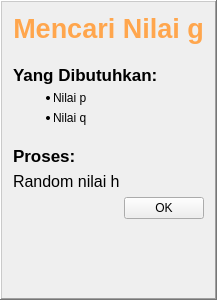
          <widget class="QFrame" name="frame_input">
           <property name="maximumSize">
            <size>
             <width>280</width>
             <height>16777215</height>
            </size>
           </property>
           <property name="frameShape">
            <enum>QFrame::WinPanel</enum>
           </property>
           <property name="frameShadow">
            <enum>QFrame::Raised</enum>
           </property>
           <layout class="QGridLayout" name="gridLayout_2">
            <item row="0" column="0">
             <layout class="QVBoxLayout" name="verticalLayout_7">
              <item>
               <widget class="QLabel" name="label_judul">
                <property name="font">
                 <font>
                  <pointsize>20</pointsize>
                  <weight>75</weight>
                  <italic>false</italic>
                  <bold>true</bold>
                  <underline>false</underline>
                 </font>
                </property>
                <property name="styleSheet">
                 <string notr="true">color: rgb(255, 166, 77);</string>
                </property>
                <property name="text">
                 <string>Mencari Nilai g</string>
                </property>
                <property name="alignment">
                 <set>Qt::AlignCenter</set>
                </property>
                <property name="wordWrap">
                 <bool>true</bool>
                </property>
                <property name="margin">
                 <number>10</number>
                </property>
               </widget>
              </item>
              <item>
               <layout class="QVBoxLayout" name="verticalLayout_8">
                <property name="leftMargin">
                 <number>0</number>
                </property>
                <property name="topMargin">
                 <number>15</number>
                </property>
                <property name="rightMargin">
                 <number>0</number>
                </property>
                <item>
                 <widget class="QLabel" name="label_13">
                  <property name="font">
                   <font>
                    <pointsize>13</pointsize>
                    <weight>75</weight>
                    <bold>true</bold>
                   </font>
                  </property>
                  <property name="text">
                   <string>Yang Dibutuhkan:</string>
                  </property>
                 </widget>
                </item>
                <item>
                 <widget class="QLabel" name="label">
                  <property name="text">
                   <string>&lt;html&gt;&lt;head/&gt;&lt;body&gt;&lt;ul style=&quot;margin-top: 0px; margin-bottom: 0px; margin-left: 0px; margin-right: 0px; -qt-list-indent: 1;&quot;&gt;&lt;li style=&quot; margin-top:12px; margin-bottom:12px; margin-left:0px; margin-right:0px; -qt-block-indent:0; text-indent:0px;&quot;&gt;Nilai p&lt;/li&gt;&lt;/ul&gt;&lt;/body&gt;&lt;/html&gt;</string>
                  </property>
                 </widget>
                </item>
                <item>
                 <widget class="QLabel" name="label_14">
                  <property name="text">
                   <string>&lt;html&gt;&lt;head/&gt;&lt;body&gt;&lt;ul style=&quot;margin-top: 0px; margin-bottom: 0px; margin-left: 0px; margin-right: 0px; -qt-list-indent: 1;&quot;&gt;&lt;li style=&quot; margin-top:12px; margin-bottom:12px; margin-left:0px; margin-right:0px; -qt-block-indent:0; text-indent:0px;&quot;&gt;Nilai q&lt;/li&gt;&lt;/ul&gt;&lt;/body&gt;&lt;/html&gt;</string>
                  </property>
                 </widget>
                </item>
               </layout>
              </item>
              <item>
               <layout class="QVBoxLayout" name="verticalLayout_6">
                <property name="topMargin">
                 <number>15</number>
                </property>
                <item>
                 <widget class="QLabel" name="label_15">
                  <property name="font">
                   <font>
                    <pointsize>13</pointsize>
                    <weight>75</weight>
                    <bold>true</bold>
                   </font>
                  </property>
                  <property name="text">
                   <string>Proses:</string>
                  </property>
                 </widget>
                </item>
                <item>
                 <widget class="QLabel" name="label_5">
                  <property name="font">
                   <font>
                    <pointsize>12</pointsize>
                   </font>
                  </property>
                  <property name="text">
                   <string>Random nilai h</string>
                  </property>
                 </widget>
                </item>
                <item>
                 <layout class="QHBoxLayout" name="horizontalLayout_2">
                  <item>
                   <spacer name="horizontalSpacer">
                    <property name="orientation">
                     <enum>Qt::Horizontal</enum>
                    </property>
                    <property name="sizeHint" stdset="0">
                     <size>
                      <width>40</width>
                      <height>20</height>
                     </size>
                    </property>
                   </spacer>
                  </item>
                  <item>
                   <widget class="QPushButton" name="btn_ok">
                    <property name="sizePolicy">
                     <sizepolicy hsizetype="Minimum" vsizetype="Fixed">
                      <horstretch>0</horstretch>
                      <verstretch>0</verstretch>
                     </sizepolicy>
                    </property>
                    <property name="minimumSize">
                     <size>
                      <width>0</width>
                      <height>0</height>
                     </size>
                    </property>
                    <property name="text">
                     <string>OK</string>
                    </property>
                   </widget>
                  </item>
                 </layout>
                </item>
               </layout>
              </item>
              <item>
               <spacer name="verticalSpacer">
                <property name="orientation">
                 <enum>Qt::Vertical</enum>
                </property>
                <property name="sizeHint" stdset="0">
                 <size>
                  <width>20</width>
                  <height>40</height>
                 </size>
                </property>
               </spacer>
              </item>
              <item>
               <layout class="QHBoxLayout" name="horizontalLayout_4">
                <item>
                 <spacer name="horizontalSpacer_2">
                  <property name="orientation">
                   <enum>Qt::Horizontal</enum>
                  </property>
                  <property name="sizeHint" stdset="0">
                   <size>
                    <width>40</width>
                    <height>20</height>
                   </size>
                  </property>
                 </spacer>
                </item>
                <item>
                 <widget class="QPushButton" name="btn_next">
                  <property name="font">
                   <font>
                    <weight>75</weight>
                    <bold>true</bold>
                   </font>
                  </property>
                  <property name="cursor">
                   <cursorShape>SizeHorCursor</cursorShape>
                  </property>
                  <property name="text">
                   <string/>
                  </property>
                  <property name="autoDefault">
                   <bool>false</bool>
                  </property>
                  <property name="default">
                   <bool>false</bool>
                  </property>
                  <property name="flat">
                   <bool>true</bool>
                  </property>
                 </widget>
                </item>
               </layout>
              </item>
             </layout>
            </item>
           </layout>
           <zorder></zorder>
          </widget>
